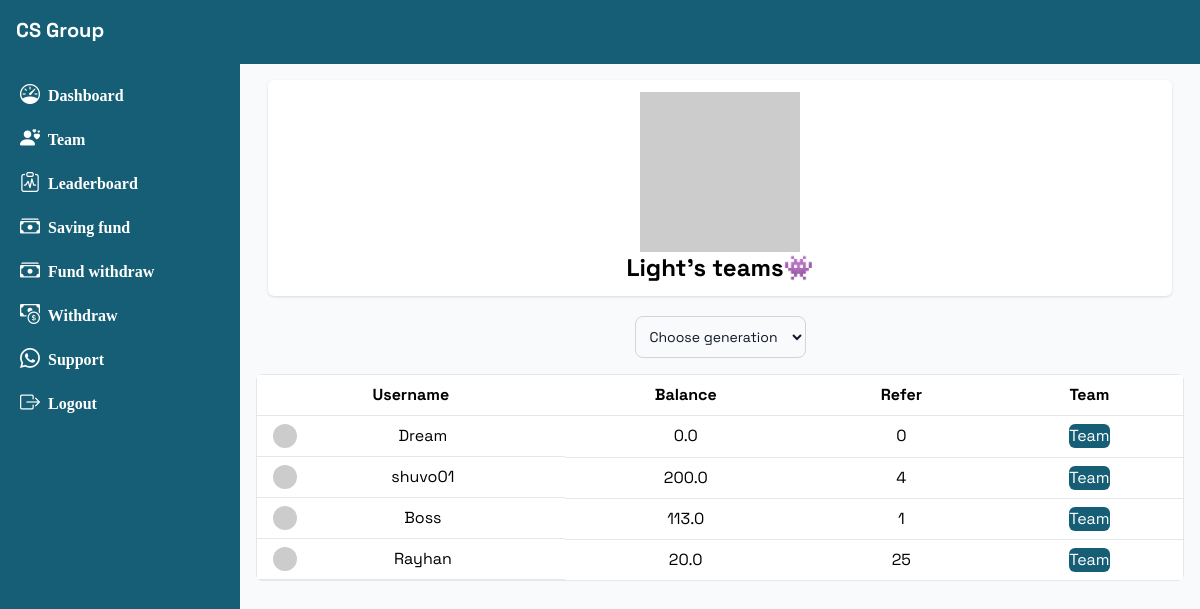
Page /teams/Light (signed in) on the earlier database version.
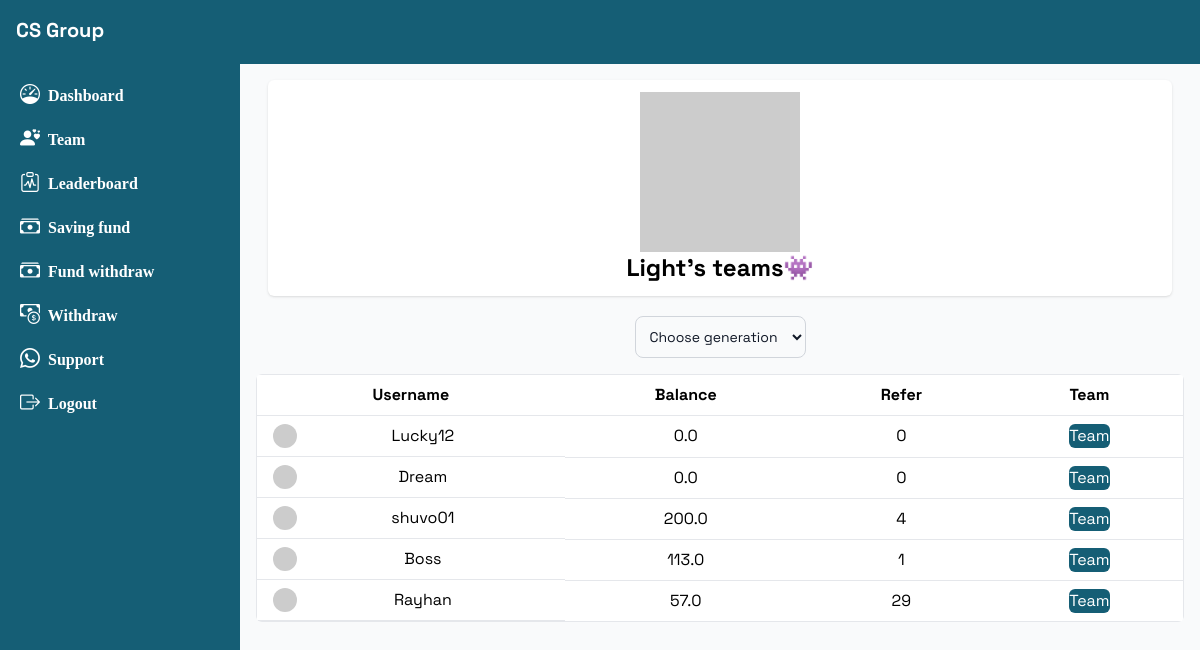
Same page on the later database version.
### base/models.py (models this page shows, shortened)
class Referral(models.Model):
    referrer = models.ForeignKey(Profile, on_delete=models.CASCADE, related_name='referrals_made')
    referred_user = models.ForeignKey(Profile, on_delete=models.CASCADE, related_name='referrals_received')
    generation = models.PositiveIntegerField()

class Profile(models.Model):
    user = models.ForeignKey(User, on_delete=models.CASCADE)
    name = models.CharField(max_length=200)
    title = models.CharField(max_length=200, null=True, blank=True)
    number = models.CharField(max_length=50)
    balance = models.FloatField(default=00)
    shopping_balance = models.IntegerField(default=0)
    refer_link = models.CharField(max_length=100)
    is_verified = models.BooleanField(default=False)
    reset_code = models.CharField(max_length=100, null=True, blank=True)
    referred_by = models.ForeignKey(User, related_name='teams', null=True, blank=True, on_delete=models.CASCADE)
    def total_refer(self):
        return Referral.objects.filter(referrer=self, generation=1).count()

### base/views.py (the view)
# urls.py: path('teams/<str:username>', get_teams),
@onlyuser
@csrf_exempt
def get_teams(request, username):
    if request.method == 'GET':
        gen = request.GET.get('gen')
        genon = 1
        if gen:
            genon = gen
        p = Profile.objects.get(user__username=username)
        ref = Referral.objects.filter(referrer=p, generation=genon).order_by('-id')
        paginator = Paginator(ref, 10)
        page_number = request.GET.get('page')
        ref = paginator.get_page(page_number)
        context = {'ref':ref, 'gen':genon, 'username':username}
        return render(request, 'team.html', context)

### templates/team.html (shortened to what this page needs)
{% extends 'dash.html' %}
{% block body %}
    <div class="container mx-auto p-2">
      <div class="mx-3 flex-col mb-5 p-3 rounded-md bg-white shadow flex items-center justify-center">
      <img class="w-40"
  src="https://api.dicebear.com/8.x/big-smile/svg?seed={{username}}"
  alt="avatar" />
    <h1 class="font-bold text-2xl">{{username}}'s teams👾</h1>
      </div>
        <div class="flex justify-between items-center mb-4">
<form class="max-w-sm mx-auto">
  <select onchange="x()" id="select" class="bg-gray-50 border border-gray-300 text-gray-900 text-sm rounded-lg focus:ring-blue-500 focus:border-blue-500 block w-full p-2.5 dark:bg-gray-700 dark:border-gray-600 dark:placeholder-gray-400 dark:text-white dark:focus:ring-blue-500 dark:focus:border-blue-500">
    <option selected disabled>Choose generation</option>
  </select>
</form>
        </div>
        <div class="overflow-x-auto rounded-md">
            <table class="min-w-full bg-white border border-gray-200">
                <thead>
                    <tr>
                        <th class="px-4 py-2 border-b">Username</th>
                        <th class="px-4 py-2 border-b">Balance</th>
                        <th class="px-4 py-2 border-b">Refer</th>
                        <th class="px-4 py-2 border-b">Team</th>
                    </tr>
                </thead>
                <tbody id="user-table">
    {% for r in ref %}
                 <tr>
      <td class="px-4 py-2 border-b text-center flex">
<img class="w-6 rounded-3xl"  src="https://api.dicebear.com/8.x/big-smile/svg?seed={{r.referred_user.user}}">
<p class="m-auto">{{r.referred_user.user.username}}</p></td>
<td class="px-4 py-2 border-b text-center">{{r.referred_user.balance}}</td>
<td class="px-4 py-2 border-b text-center">{{r.referred_user.total_refer}}</td>
<td class="px-4 py-2 border-b text-center">
<a href="/teams/{{r.referred_user.user.username}}">
<button class=" text-white bg-cyan-800 rounded-md">Team</button>
</td>
                 </tr> {% endfor %}
                </tbody>
            </table>
        </div>
    </div>
{% endblock %}

Differences in the rows shown:
added Referral: referred_user.user.username "Lucky12", referred_user.balance "0.0", referred_user.total_refer "0"
changed through a linked row, Referral "Rayhan": referred_user.balance "20.0" → "57.0"; referred_user.total_refer "25" → "29"
